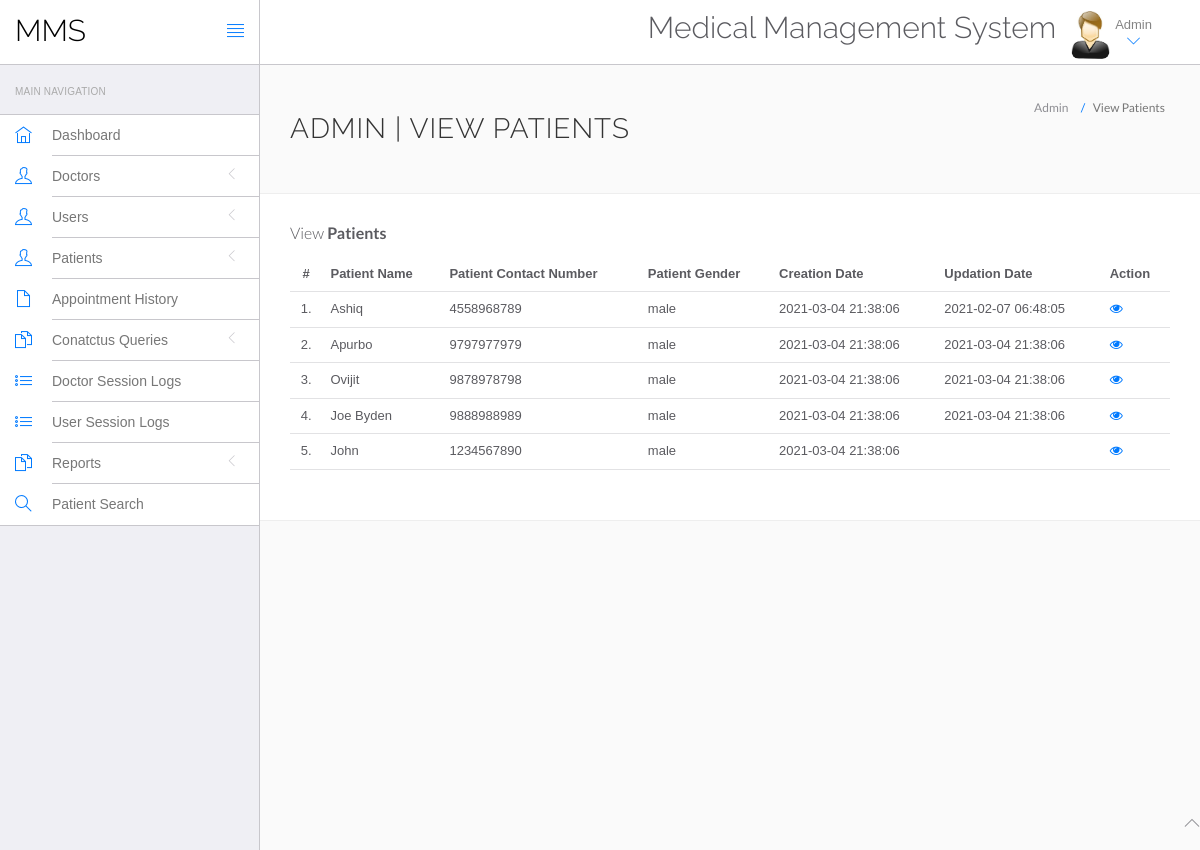
The page /admin/manage-patient.php (signed in) on the database its author committed.
### tables this page shows
CREATE TABLE `PatientTbl` (
  `ID` int(10) NOT NULL,
  `Docid` int(10) DEFAULT NULL,
  `PatientName` varchar(200) DEFAULT NULL,
  `PatientContno` bigint(10) DEFAULT NULL,
  `PatientEmail` varchar(200) DEFAULT NULL,
  `PatientGender` varchar(50) DEFAULT NULL,
  `PatientAdd` mediumtext DEFAULT NULL,
  `PatientAge` int(10) DEFAULT NULL,
  `PatientMedhis` mediumtext DEFAULT NULL,
  `CreationDate` timestamp NULL DEFAULT current_timestamp(),
  `UpdationDate` timestamp NULL DEFAULT NULL ON UPDATE current_timestamp()
);

### admin/manage-patient.php (the view, shortened to what this page needs)
<?php
include('include/config.php');
?>
<!DOCTYPE html>
<html lang="en">
<head>
	<link rel="stylesheet" href="vendor/bootstrap/css/bootstrap.min.css">
	<link rel="stylesheet" href="vendor/fontawesome/css/font-awesome.min.css">
	<link rel="stylesheet" href="vendor/themify-icons/themify-icons.min.css">
	<link href="vendor/animate.css/animate.min.css" rel="stylesheet" media="screen">
	<link href="vendor/perfect-scrollbar/perfect-scrollbar.min.css" rel="stylesheet" media="screen">
	<link href="vendor/switchery/switchery.min.css" rel="stylesheet" media="screen">
	<link href="vendor/bootstrap-touchspin/jquery.bootstrap-touchspin.min.css" rel="stylesheet" media="screen">
	<link href="vendor/select2/select2.min.css" rel="stylesheet" media="screen">
	<link href="vendor/bootstrap-datepicker/bootstrap-datepicker3.standalone.min.css" rel="stylesheet" media="screen">
	<link href="vendor/bootstrap-timepicker/bootstrap-timepicker.min.css" rel="stylesheet" media="screen">
	<link rel="stylesheet" href="assets/css/styles.css">
	<link rel="stylesheet" href="assets/css/plugins.css">
	<link rel="stylesheet" href="assets/css/themes/theme-1.css" id="skin_color" />
</head>
<body>
	<div id="app">
		<?php include('include/sidebar.php'); ?>
		<div class="app-content">
			<?php include('include/header.php'); ?>
			<div class="main-content">
				<div class="wrap-content container" id="container">
					<section id="page-title">
						<div class="row">
							<div class="col-sm-8">
								<h1 class="mainTitle">Admin | View Patients</h1>
							</div>
							<ol class="breadcrumb">
								<li>
									<span>Admin</span>
								</li>
								<li class="active">
									<span>View Patients</span>
								</li>
							</ol>
						</div>
					</section>
					<div class="container-fluid container-fullw bg-white">
						<div class="row">
							<div class="col-md-12">
								<h5 class="over-title margin-bottom-15">View <span class="text-bold">Patients</span></h5>
								<table class="table table-hover" id="sample-table-1">
									<thead>
										<tr>
											<th class="center">#</th>
											<th>Patient Name</th>
											<th>Patient Contact Number</th>
											<th>Patient Gender </th>
											<th>Creation Date </th>
											<th>Updation Date </th>
											<th>Action</th>
										</tr>
									</thead>
									<tbody>
										<?php
										$sql = mysqli_query($con, "select * from PatientTbl");
										$cnt = 1;
										while ($row = mysqli_fetch_array($sql)) {
										?>
											<tr>
												<td class="center"><?php echo $cnt; ?>.</td>
												<td class="hidden-xs"><?php echo $row['PatientName']; ?></td>
												<td><?php echo $row['PatientContno']; ?></td>
												<td><?php echo $row['PatientGender']; ?></td>
												<td><?php echo $row['CreationDate']; ?></td>
												<td><?php echo $row['UpdationDate']; ?>
												</td>
												<td>
													<a href="view-patient.php?viewid=<?php echo $row['ID']; ?>"><i class="fa fa-eye"></i></a>
												</td>
											</tr>
										<?php
											$cnt = $cnt + 1;
										} ?>
									</tbody>
								</table>
							</div>
						</div>
					</div>
				</div>
			</div>
		</div>
	</div>
	<?php include('include/footer.php'); ?>
</body>
</html>

### admin/assets/css/themes/theme-1.css (style rules this page uses)
body { background: #FAFAFA; }

### rows shown on the page
patienttbl: PatientName "Ashiq", PatientContno "4558968789", PatientGender "male", CreationDate "2021-03-04 21:38:06", UpdationDate "2021-02-07 06:48:05"
patienttbl: PatientName "Apurbo", PatientContno "9797977979", PatientGender "male", CreationDate "2021-03-04 21:38:06", UpdationDate "2021-03-04 21:38:06"
patienttbl: PatientName "Ovijit", PatientContno "9878978798", PatientGender "male", CreationDate "2021-03-04 21:38:06", UpdationDate "2021-03-04 21:38:06"
patienttbl: PatientName "Joe Byden", PatientContno "9888988989", PatientGender "male", CreationDate "2021-03-04 21:38:06", UpdationDate "2021-03-04 21:38:06"
patienttbl: PatientName "John", PatientContno "1234567890", PatientGender "male", CreationDate "2021-03-04 21:38:06"
